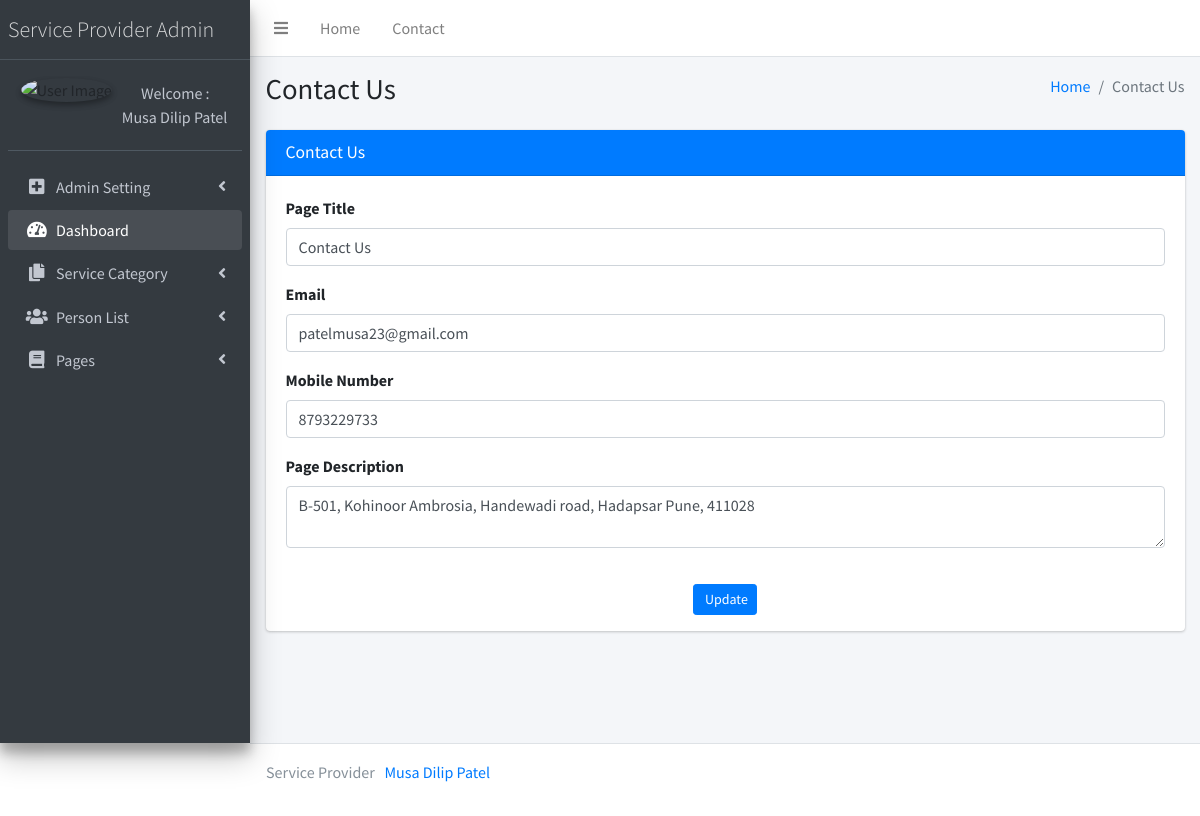
The page /admin/contact-us.php (signed in) on the database its author committed.
### tables this page shows
CREATE TABLE `tblpage` (
  `ID` int(10) NOT NULL,
  `PageType` varchar(50) DEFAULT NULL,
  `PageTitle` varchar(200) DEFAULT NULL,
  `PageDescription` mediumtext DEFAULT NULL,
  `Email` varchar(200) DEFAULT NULL,
  `MobileNumber` bigint(10) DEFAULT NULL,
  `UpdationDate` timestamp NOT NULL DEFAULT current_timestamp() ON UPDATE current_timestamp()
);

### admin/contact-us.php (the view, shortened to what this page needs)
<?php
if (strlen($_SESSION['lssemsaid']==0)) {
  header('location:logout.php');
  } else{
  ?>
<!DOCTYPE html>
<html>
<head>
  <link rel="stylesheet" href="plugins/fontawesome-free/css/all.min.css">
  <link rel="stylesheet" href="https://code.ionicframework.com/ionicons/2.0.1/css/ionicons.min.css">
  <link rel="stylesheet" href="dist/css/adminlte.min.css">
</head>
<body class="hold-transition sidebar-mini">
<div class="wrapper">
  <?php include_once('includes/header.php');?>
<?php include_once('includes/sidebar.php');?>
  <div class="content-wrapper">
    <section class="content-header">
      <div class="container-fluid">
        <div class="row mb-2">
          <div class="col-sm-6">
            <h1>Contact Us</h1>
          </div>
          <div class="col-sm-6">
            <ol class="breadcrumb float-sm-right">
              <li class="breadcrumb-item"><a href="dashboard.php">Home</a></li>
              <li class="breadcrumb-item active">Contact Us</li>
            </ol>
          </div>
        </div>
      </div>
    </section>
    <section class="content">
      <div class="container-fluid">
        <div class="row">
          <div class="col-md-12">
            <div class="card card-primary">
              <div class="card-header">
                <h3 class="card-title">Contact Us</h3>
              </div>
             <form action="#" method="post" enctype="multipart/form-data">
              <?php
$sql="SELECT * from  tblpage where PageType='contactus'";
$query = $dbh -> prepare($sql);
$query->execute();
$results=$query->fetchAll(PDO::FETCH_OBJ);
$cnt=1;
if($query->rowCount() > 0)
{
foreach($results as $row)
{               ?>
                            <div class="card-body card-block">
                                <div class="form-group"><label for="company" class=" form-control-label">Page Title</label><input type="text" name="pagetitle" id="pagetitle" required="true" value="<?php  echo $row->PageTitle;?>" class="form-control"></div>
                                    <div class="form-group"><label for="vat" class=" form-control-label">Email</label><input type="email" name="email" id="email" required="true" value="<?php  echo $row->Email;?>" class="form-control"></div>
                                    <div class="form-group"><label for="vat" class=" form-control-label">Mobile Number</label><input type="text" name="mobnum" id="mobnum" required="true" value="<?php  echo $row->MobileNumber;?>" maxlength="10" patttern="[0-9]+" class="form-control"></div>
                                    <div class="form-group"><label for="vat" class=" form-control-label">Page Description</label><textarea type="text" name="pagedes" id="pagedes" required="true"class="form-control"><?php  echo $row->PageDescription;?></textarea></div>
                                                    </div>
                                                  <?php $cnt=$cnt+1;}} ?>
                                                    <p style="text-align: center;"><button type="submit" class="btn btn-primary btn-sm" name="submit" id="submit">
                                                            <i class="fa fa-dot-circle-o"></i> Update
                                                        </button></p>
                                                </div>
            </div>
          </div>
        </div>
      </div>
  </div>
<?php include_once('includes/footer.php');?>
</body>
</html>
<?php }  ?>

### admin/includes/sidebar.php (shortened to what this page needs)
  <aside class="main-sidebar sidebar-dark-primary elevation-4">
    <a href="dashboard.php" class="brand-link" style="font-weight:bold; font-size:22px;">
      <span class="brand-text font-weight-light">Service Provider Admin</span>
    </a>
    <div class="sidebar">
      <div class="user-panel mt-3 pb-3 mb-3 d-flex">
        <div class="image">
          <img src="dist/img/mush.jpg" class="img-circle elevation-2" alt="User Image">
        </div>
        <div class="info">
<?php
$aid=$_SESSION['lssemsaid'];
$sql="SELECT AdminName from  tbladmin where ID=:aid";
$query = $dbh -> prepare($sql);
$query->bindParam(':aid',$aid,PDO::PARAM_STR);
$query->execute();
$results=$query->fetchAll(PDO::FETCH_OBJ);
$cnt=1;
if($query->rowCount() > 0)
{
foreach($results as $row)
{               ?>
          <a href="admin-profile.php" class="d-block">&nbsp;&nbsp;&nbsp;&nbsp;&nbsp;&nbsp;Welcome :<br> <?php  echo $row->AdminName;?></a>
          <?php $cnt=$cnt+1;}} ?>
        </div>
      </div>
      <nav class="mt-2">
        <ul class="nav nav-pills nav-sidebar flex-column" data-widget="treeview" role="menu" data-accordion="false">
            <li class="nav-item has-treeview">
            <a href="#" class="nav-link">
              <i class="nav-icon fas fa-plus-square"></i>
              <p>
                Admin Setting
                <i class="fas fa-angle-left right"></i>
              </p>
            </a>
          </li>
          <li class="nav-item has-treeview menu-open">
            <a href="dashboard.php" class="nav-link">
              <i class="nav-icon fas fa-tachometer-alt"></i>
              <p>
                Dashboard
               </p>
            </a>
          </li>
          <li class="nav-item has-treeview">
            <a href="#" class="nav-link">
              <i class="nav-icon fas fa-copy"></i>
              <p>
                Service Category
                <i class="fas fa-angle-left right"></i>
              </p>
            </a>
          </li>
          <li class="nav-item has-treeview">
            <a href="#" class="nav-link">
              <i class="nav-icon fas fa-users"></i>
              <p>
                Person List
                <i class="right fas fa-angle-left"></i>
              </p>
            </a>
          </li>
          <li class="nav-item has-treeview">
            <a href="#" class="nav-link">
              <i class="nav-icon fas fa-book"></i>
              <p>
                Pages
                <i class="fas fa-angle-left right"></i>
              </p>
            </a>
          </li>
        </ul>
      </nav>
    </div>
  </aside>

### rows shown on the page
tblpage: pagetitle "Contact Us", email "patelmusa23@gmail.com", mobnum "8793229733", pagedes "B-501, Kohinoor Ambrosia, Handewadi road, Hadapsar Pune, 411028"

### other values the page prints
$row->AdminName "Musa Dilip Patel"
